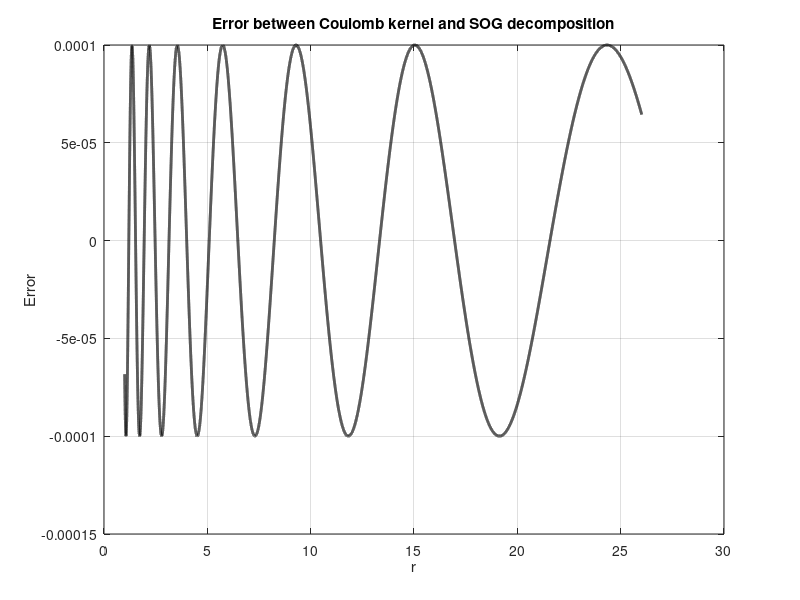

Reproduce this figure in MATLAB.
clear; clc; close all;
format long;

% b = 1.22749083347315613; %(1e-10)
% b = 1.288632687697091; %(1e-8)
% b = 1.394021712971884; %(1e-6)
% b = 1.187800189600461; %(1e-12)
% b = 1.157860260063399; %(1e-14)
b = 1.618405221009676;
sigma = 1 ; 
r_c = 13;
rmin =sqrt(1);
rmax =sqrt(1+4*r_c^2);
r = logspace(log10(rmin), log10(rmax), 100000); % r 的取值范围，避免 r=0


approx = zeros(size(r));
for ell = -15:220 
    gaussian_term = (1 / b^ell) .* exp(-0.5 * (r / (b^ell * sigma)).^2);
    approx = approx + gaussian_term; 
end

normalization_constant = (2 * log(b)) / sqrt(2 * pi * sigma^2);
approx = normalization_constant * approx;

exact = 1 ./ r;

error = (approx - exact)./exact;

figure;
plot(r, error, 'k-', 'LineWidth', 2);
xlabel('r');
ylabel('Error');
title('Error between Coulomb kernel and SOG decomposition');
grid on;
